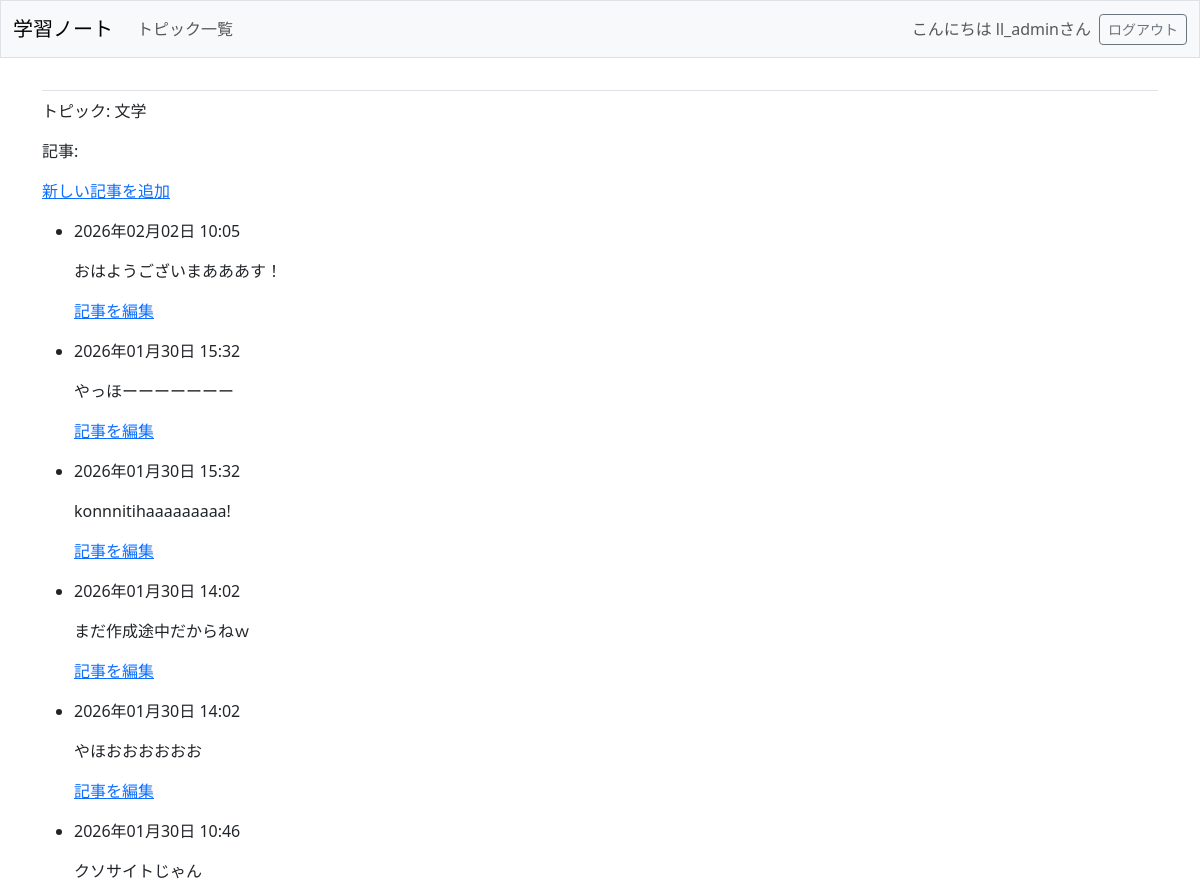
Page /topics/3/ (signed in, upper part) on the earlier database version.
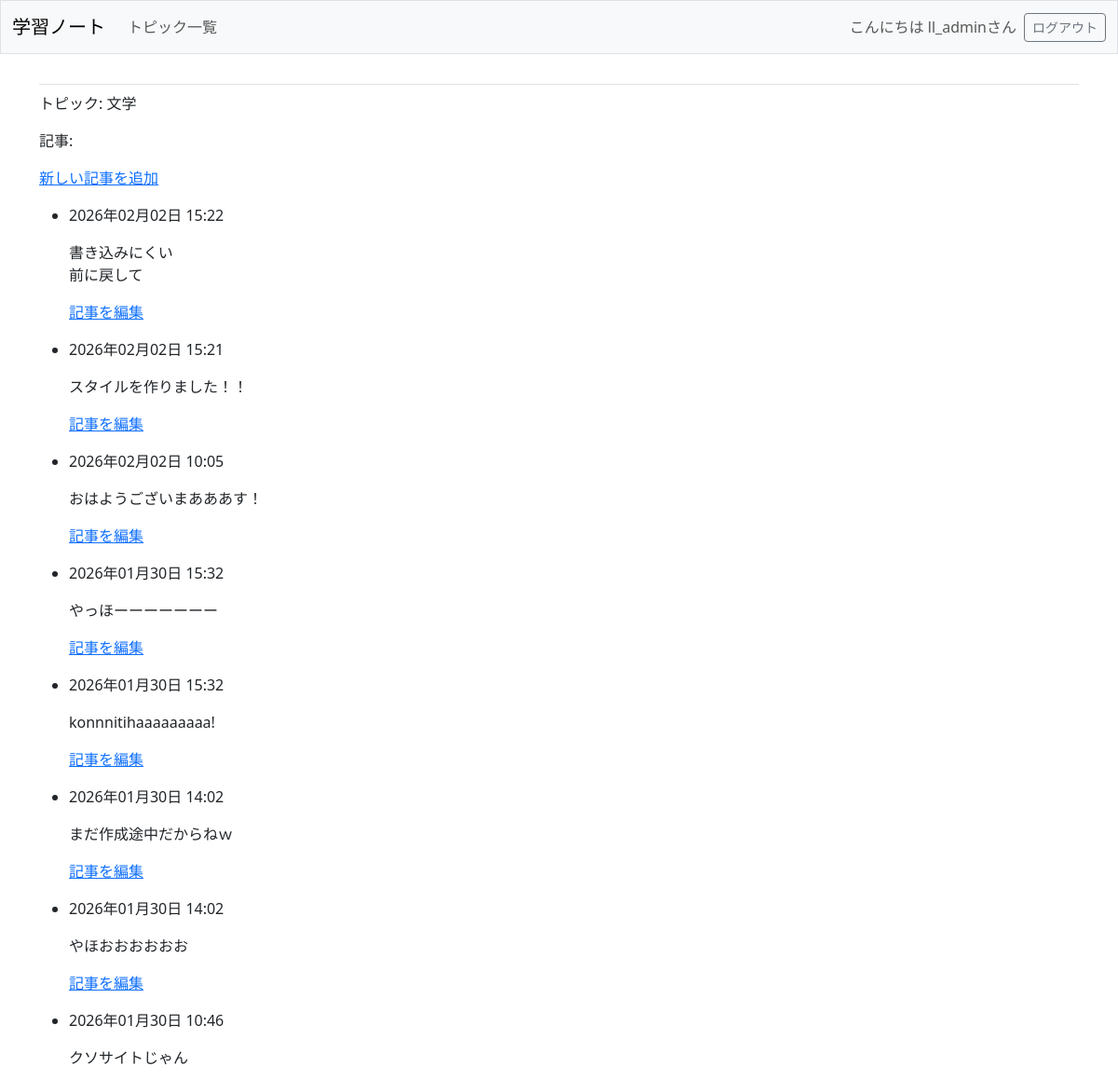
Same page on the later database version.
### learning_logs/models.py (models this page shows, shortened)
class Topic(models.Model):
    text = models.CharField(max_length=200)
    date_added = models.DateTimeField(auto_now_add=True)
    owner = models.ForeignKey(User, on_delete=models.CASCADE) # p250

class Entry(models.Model):
    topic = models.ForeignKey(Topic, on_delete=models.CASCADE)
    text = models.TextField()
    date_added = models.DateTimeField(auto_now_add=True)
    class Meta:
        verbose_name_plural = 'entries'

### learning_logs/views.py (the view)
# urls.py: path('topics/<int:topic_id>/', views.topic, name='topic'),
@login_required
def topic(request, topic_id):
    topic = Topic.objects.get(id=topic_id)
    check_topic_owner(topic, request.user)
    entries = topic.entry_set.order_by('-date_added')
    context = {'topic': topic, 'entries': entries}
    return render(request, 'learning_logs/topic.html', context)

### learning_logs/views.py (called while the page is built)
def check_topic_owner(topic, user):
    if topic.owner != user:
        raise Http404

### learning_logs/templates/learning_logs/topic.html
{% extends 'learning_logs/base.html' %}
{% block content %}
    <p>トピック: {{ topic.text }}</p>
    <p>記事:</p>
    <p>
        <a href="{% url 'learning_logs:new_entry' topic.id %}">新しい記事を追加</a>
    </p>
    <ul>
    {% for entry in entries %}
        <li>
        <p>{{ entry.date_added|date:'Y年m月d日 H:i' }}</p>
        <p>{{ entry.text|linebreaks }}</p>
        <p>
            <a href="{% url 'learning_logs:edit_entry' entry.id %}">記事を編集</a>
        </p>
        </li>
    {% empty %}
        <li>このトピックにはまだ記事がありません。</li>
    {% endfor %}
    </ul>
{% endblock content %}

### learning_logs/templates/learning_logs/base.html (shortened to what this page needs)
<!doctype html>
<html lang="ja">
<head>
  {% load django_bootstrap5 %}
  {% bootstrap_css %}
</head>
<body>
  <nav class="navbar navbar-expand-md navbar-light bg-light mb-4 border">
    <div class="container-fluid">
      <a class="navbar-brand" href="{% url 'learning_logs:index' %}">
          学習ノート</a>
      <div class="collapse navbar-collapse" id="navbarCollapse">
        <ul class="navbar-nav me-auto mb-2 mb-md-0">
          <li class="nav-item">
            <a class="nav-link" href="{% url 'learning_logs:topics' %}">
              トピック一覧</a></li>
        </ul>
        <ul class="navbar-nav ms-auto mb-2 mb-md-0">
          {% if user.is_authenticated %}
            <li class="nav-item">
              <span class="navbar-text me-2">こんにちは {{ user.username }}さん
                </span></li>
          {% endif %}
        </ul>
        {% if user.is_authenticated %}
          <form action="{% url 'accounts:logout' %}" method='post'>
            <button name='submit' class='btn btn-outline-secondary btn-sm'>
                ログアウト</button>
          </form>
        {% endif %}
      </div>
    </div>
  </nav>
  <main class="container">
    <div class="pb-2 mb-2 border-bottom">
    </div>
    <div>
      {% block content %}{% endblock content %}
    </div>
  </main>
</body>
</html>

Differences in the rows shown:
added Entry: date_added "2026年02月02日 15:22", text "書き込みにくい 前に戻して"
added Entry: date_added "2026年02月02日 15:21", text "スタイルを作りました！！"
